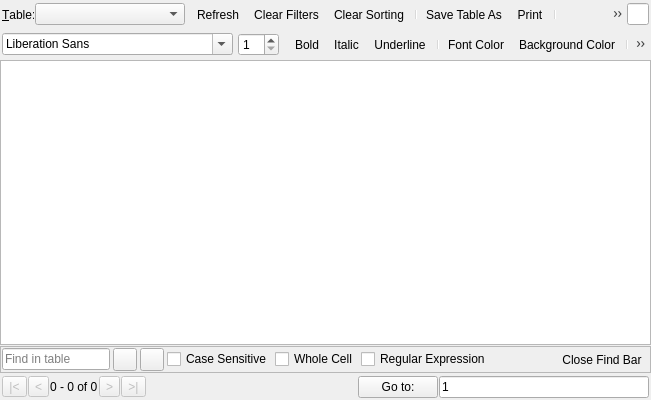
 <widget class="QWidget" name="TableBrowser">
  <property name="geometry">
   <rect>
    <x>0</x>
    <y>0</y>
    <width>651</width>
    <height>400</height>
   </rect>
  </property>
  <property name="windowTitle">
   <string>Browse Data</string>
  </property>
  <layout class="QVBoxLayout" name="verticalLayout_2">
   <property name="spacing">
    <number>1</number>
   </property>
   <property name="leftMargin">
    <number>0</number>
   </property>
   <property name="topMargin">
    <number>0</number>
   </property>
   <property name="rightMargin">
    <number>0</number>
   </property>
   <property name="bottomMargin">
    <number>0</number>
   </property>
   <item>
    <layout class="QHBoxLayout" name="horizontalLayout">
     <property name="leftMargin">
      <number>2</number>
     </property>
     <property name="rightMargin">
      <number>2</number>
     </property>
     <item>
      <widget class="QLabel" name="label">
       <property name="text">
        <string>&amp;Table:</string>
       </property>
       <property name="buddy">
        <cstring>comboBrowseTable</cstring>
       </property>
      </widget>
     </item>
     <item>
      <widget class="QComboBox" name="comboBrowseTable">
       <property name="minimumSize">
        <size>
         <width>150</width>
         <height>0</height>
        </size>
       </property>
       <property name="toolTip">
        <string>Select a table to browse data</string>
       </property>
       <property name="whatsThis">
        <string>Use this list to select a table to be displayed in the database view</string>
       </property>
       <property name="maxVisibleItems">
        <number>30</number>
       </property>
       <property name="sizeAdjustPolicy">
        <enum>QComboBox::AdjustToContents</enum>
       </property>
      </widget>
     </item>
     <item>
      <widget class="QToolBar" name="browseToolbar">
       <property name="toolButtonStyle">
        <enum>Qt::ToolButtonIconOnly</enum>
       </property>
       <addaction name="actionRefresh"/>
       <addaction name="actionClearFilters"/>
       <addaction name="actionClearSorting"/>
       <addaction name="separator"/>
       <addaction name="actionSaveFilterAsPopup"/>
       <addaction name="actionPrintTable"/>
       <addaction name="separator"/>
       <addaction name="actionNewRecord"/>
       <addaction name="actionDeleteRecord"/>
       <addaction name="separator"/>
       <addaction name="actionToggleFormatToolbar"/>
       <addaction name="actionFind"/>
      </widget>
     </item>
     <item>
      <widget class="FilterLineEdit" name="editGlobalFilter"/>
     </item>
     <item>
      <spacer name="horizontalSpacer">
       <property name="orientation">
        <enum>Qt::Horizontal</enum>
       </property>
       <property name="sizeType">
        <enum>QSizePolicy::MinimumExpanding</enum>
       </property>
       <property name="sizeHint" stdset="0">
        <size>
         <width>0</width>
         <height>20</height>
        </size>
       </property>
      </spacer>
     </item>
    </layout>
   </item>
   <item>
    <widget class="QFrame" name="formatFrame">
     <layout class="QHBoxLayout" name="horizontalLayoutFormat">
      <property name="spacing">
       <number>5</number>
      </property>
      <property name="leftMargin">
       <number>2</number>
      </property>
      <property name="topMargin">
       <number>0</number>
      </property>
      <property name="rightMargin">
       <number>2</number>
      </property>
      <property name="bottomMargin">
       <number>0</number>
      </property>
      <item>
       <widget class="QFontComboBox" name="fontComboBox"/>
      </item>
      <item>
       <widget class="QSpinBox" name="fontSizeBox">
        <property name="maximumSize">
         <size>
          <width>50</width>
          <height>16777215</height>
         </size>
        </property>
        <property name="minimum">
         <number>1</number>
        </property>
       </widget>
      </item>
      <item>
       <widget class="QToolBar" name="formatToolbar">
        <property name="toolButtonStyle">
         <enum>Qt::ToolButtonIconOnly</enum>
        </property>
        <addaction name="actionBold"/>
        <addaction name="actionItalic"/>
        <addaction name="actionUnderline"/>
        <addaction name="separator"/>
        <addaction name="actionFontColor"/>
        <addaction name="actionBackgroundColor"/>
        <addaction name="separator"/>
        <addaction name="actionLeftAlign"/>
        <addaction name="actionCenter"/>
        <addaction name="actionRightAlign"/>
        <addaction name="actionJustify"/>
        <addaction name="separator"/>
        <addaction name="actionEditCondFormats"/>
        <addaction name="actionClearFormat"/>
       </widget>
      </item>
     </layout>
    </widget>
   </item>
   <item>
    <widget class="ExtendedTableWidget" name="dataTable">
     <property name="acceptDrops">
      <bool>true</bool>
     </property>
     <property name="whatsThis">
      <string>This is the database table view. You can do the following actions:
 - Start writing for editing inline the value.
 - Double-click any record to edit its contents in the cell editor window.
 - Alt+Del for deleting the cell content to NULL.
 - Ctrl+&quot; for duplicating the current record.
 - Ctrl+' for copying the value from the cell above.
 - Standard selection and copy/paste operations.</string>
     </property>
     <property name="editTriggers">
      <set>QAbstractItemView::NoEditTriggers</set>
     </property>
     <property name="dragDropMode">
      <enum>QAbstractItemView::DragDrop</enum>
     </property>
     <property name="defaultDropAction">
      <enum>Qt::CopyAction</enum>
     </property>
     <property name="selectionMode">
      <enum>QAbstractItemView::ContiguousSelection</enum>
     </property>
    </widget>
   </item>
   <item>
    <widget class="QFrame" name="frameFind">
     <property name="maximumSize">
      <size>
       <width>16777215</width>
       <height>31</height>
      </size>
     </property>
     <property name="frameShape">
      <enum>QFrame::StyledPanel</enum>
     </property>
     <property name="frameShadow">
      <enum>QFrame::Raised</enum>
     </property>
     <layout class="QGridLayout">
      <property name="leftMargin">
       <number>1</number>
      </property>
      <property name="topMargin">
       <number>1</number>
      </property>
      <property name="rightMargin">
       <number>1</number>
      </property>
      <property name="bottomMargin">
       <number>1</number>
      </property>
      <property name="spacing">
       <number>3</number>
      </property>
      <item row="0" column="2">
       <widget class="QToolButton" name="buttonFindNext">
        <property name="toolTip">
         <string>Find next match [Enter, F3]</string>
        </property>
        <property name="whatsThis">
         <string>Find next match with wrapping</string>
        </property>
        <property name="icon">
         <iconset resource="icons/icons.qrc">
          <normaloff>:/icons/down</normaloff>:/icons/down</iconset>
        </property>
        <property name="shortcut">
         <string>F3</string>
        </property>
       </widget>
      </item>
      <item row="0" column="1">
       <widget class="QToolButton" name="buttonFindPrevious">
        <property name="toolTip">
         <string>Find previous match [Shift+F3]</string>
        </property>
        <property name="whatsThis">
         <string>Find previous match with mapping</string>
        </property>
        <property name="icon">
         <iconset resource="icons/icons.qrc">
          <normaloff>:/icons/up</normaloff>:/icons/up</iconset>
        </property>
        <property name="shortcut">
         <string>Shift+F3</string>
        </property>
       </widget>
      </item>
      <item row="0" column="5">
       <widget class="QCheckBox" name="checkFindRegEx">
        <property name="toolTip">
         <string>Interpret search pattern as a regular expression</string>
        </property>
        <property name="whatsThis">
         <string>&lt;html&gt;&lt;head/&gt;&lt;body&gt;&lt;p&gt;When checked, the pattern to find is interpreted as a UNIX regular expression. See &lt;a href=&quot;https://en.wikibooks.org/wiki/Regular_Expressions&quot;&gt;Regular Expression in Wikibooks&lt;/a&gt;.&lt;/p&gt;&lt;/body&gt;&lt;/html&gt;</string>
        </property>
        <property name="text">
         <string>Regular Expression</string>
        </property>
       </widget>
      </item>
      <item row="0" column="4">
       <widget class="QCheckBox" name="checkFindWholeCell">
        <property name="whatsThis">
         <string>The found pattern must be a whole word</string>
        </property>
        <property name="text">
         <string>Whole Cell</string>
        </property>
       </widget>
      </item>
      <item row="0" column="0">
       <widget class="QLineEdit" name="editFindExpression">
        <property name="contextMenuPolicy">
         <enum>Qt::DefaultContextMenu</enum>
        </property>
        <property name="whatsThis">
         <string>Text pattern to find considering the checks in this frame</string>
        </property>
        <property name="placeholderText">
         <string>Find in table</string>
        </property>
        <property name="clearButtonEnabled">
         <bool>true</bool>
        </property>
       </widget>
      </item>
      <item row="0" column="8">
       <widget class="QToolButton" name="buttonFindClose">
        <property name="toolTip">
         <string>Close Find Bar</string>
        </property>
        <property name="text">
         <string>Close Find Bar</string>
        </property>
        <property name="icon">
         <iconset resource="icons/icons.qrc">
          <normaloff>:/icons/close</normaloff>:/icons/close</iconset>
        </property>
        <property name="autoRaise">
         <bool>true</bool>
        </property>
       </widget>
      </item>
      <item row="0" column="6">
       <spacer name="horizontalSpacer_1">
        <property name="orientation">
         <enum>Qt::Horizontal</enum>
        </property>
        <property name="sizeHint" stdset="0">
         <size>
          <width>40</width>
          <height>20</height>
         </size>
        </property>
       </spacer>
      </item>
      <item row="0" column="3">
       <widget class="QCheckBox" name="checkFindCaseSensitive">
        <property name="whatsThis">
         <string>The found pattern must match in letter case</string>
        </property>
        <property name="text">
         <string>Case Sensitive</string>
        </property>
       </widget>
      </item>
     </layout>
    </widget>
   </item>
   <item>
    <layout class="QHBoxLayout" name="horizontalLayout_2">
     <property name="leftMargin">
      <number>2</number>
     </property>
     <property name="topMargin">
      <number>2</number>
     </property>
     <property name="rightMargin">
      <number>2</number>
     </property>
     <property name="bottomMargin">
      <number>2</number>
     </property>
     <item>
      <widget class="QToolButton" name="buttonBegin">
       <property name="enabled">
        <bool>false</bool>
       </property>
       <property name="toolTip">
        <string>&lt;html&gt;&lt;head/&gt;&lt;body&gt;&lt;p&gt;Scroll to the beginning&lt;/p&gt;&lt;/body&gt;&lt;/html&gt;</string>
       </property>
       <property name="whatsThis">
        <string>&lt;html&gt;&lt;head/&gt;&lt;body&gt;&lt;p&gt;Clicking this button navigates to the beginning in the table view above.&lt;/p&gt;&lt;/body&gt;&lt;/html&gt;</string>
       </property>
       <property name="text">
        <string>|&lt;</string>
       </property>
       <property name="icon">
        <iconset resource="icons/icons.qrc">
         <normaloff>:/icons/resultset_first.png</normaloff>:/icons/resultset_first.png</iconset>
       </property>
      </widget>
     </item>
     <item>
      <widget class="QToolButton" name="buttonPrevious">
       <property name="enabled">
        <bool>false</bool>
       </property>
       <property name="toolTip">
        <string>Scroll one page upwards</string>
       </property>
       <property name="whatsThis">
        <string>&lt;html&gt;&lt;head/&gt;&lt;body&gt;&lt;p&gt;Clicking this button navigates one page of records upwards in the table view above.&lt;/p&gt;&lt;/body&gt;&lt;/html&gt;</string>
       </property>
       <property name="text">
        <string>&lt;</string>
       </property>
       <property name="icon">
        <iconset resource="icons/icons.qrc">
         <normaloff>:/icons/resultset_previous.png</normaloff>:/icons/resultset_previous.png</iconset>
       </property>
      </widget>
     </item>
     <item>
      <widget class="QLabel" name="labelRecordset">
       <property name="text">
        <string>0 - 0 of 0</string>
       </property>
      </widget>
     </item>
     <item>
      <widget class="QToolButton" name="buttonNext">
       <property name="enabled">
        <bool>false</bool>
       </property>
       <property name="toolTip">
        <string>Scroll one page downwards</string>
       </property>
       <property name="whatsThis">
        <string>&lt;html&gt;&lt;head/&gt;&lt;body&gt;&lt;p&gt;Clicking this button navigates one page of records downwards in the table view above.&lt;/p&gt;&lt;/body&gt;&lt;/html&gt;</string>
       </property>
       <property name="text">
        <string>&gt;</string>
       </property>
       <property name="icon">
        <iconset resource="icons/icons.qrc">
         <normaloff>:/icons/run</normaloff>:/icons/run</iconset>
       </property>
      </widget>
     </item>
     <item>
      <widget class="QToolButton" name="buttonEnd">
       <property name="enabled">
        <bool>false</bool>
       </property>
       <property name="toolTip">
        <string>Scroll to the end</string>
       </property>
       <property name="whatsThis">
        <string>&lt;html&gt;&lt;head/&gt;&lt;body&gt;&lt;p&gt;&amp;lt;html&amp;gt;&amp;lt;head/&amp;gt;&amp;lt;body&amp;gt;&amp;lt;p&amp;gt;Clicking this button navigates up to the end in the table view above.&amp;lt;/p&amp;gt;&amp;lt;/body&amp;gt;&amp;lt;/html&amp;gt;&lt;/p&gt;&lt;/body&gt;&lt;/html&gt;</string>
       </property>
       <property name="text">
        <string>&gt;|</string>
       </property>
       <property name="icon">
        <iconset resource="icons/icons.qrc">
         <normaloff>:/icons/run_line</normaloff>:/icons/run_line</iconset>
       </property>
      </widget>
     </item>
     <item>
      <spacer name="horizontalSpacer_2">
       <property name="orientation">
        <enum>Qt::Horizontal</enum>
       </property>
       <property name="sizeHint" stdset="0">
        <size>
         <width>40</width>
         <height>20</height>
        </size>
       </property>
      </spacer>
     </item>
     <item>
      <widget class="QPushButton" name="buttonGoto">
       <property name="toolTip">
        <string>&lt;html&gt;&lt;head/&gt;&lt;body&gt;&lt;p&gt;Click here to jump to the specified record&lt;/p&gt;&lt;/body&gt;&lt;/html&gt;</string>
       </property>
       <property name="whatsThis">
        <string>&lt;html&gt;&lt;head/&gt;&lt;body&gt;&lt;p&gt;This button is used to navigate to the record number specified in the Go to area.&lt;/p&gt;&lt;/body&gt;&lt;/html&gt;</string>
       </property>
       <property name="text">
        <string>Go to:</string>
       </property>
      </widget>
     </item>
     <item>
      <widget class="QLineEdit" name="editGoto">
       <property name="toolTip">
        <string>Enter record number to browse</string>
       </property>
       <property name="whatsThis">
        <string>Type a record number in this area and click the Go to: button to display the record in the database view</string>
       </property>
       <property name="text">
        <string>1</string>
       </property>
      </widget>
     </item>
    </layout>
   </item>
  </layout>
  <action name="actionShowRowidColumn">
   <property name="checkable">
    <bool>true</bool>
   </property>
   <property name="text">
    <string>Show rowid column</string>
   </property>
   <property name="toolTip">
    <string>Toggle the visibility of the rowid column</string>
   </property>
  </action>
  <action name="actionUnlockViewEditing">
   <property name="checkable">
    <bool>true</bool>
   </property>
   <property name="text">
    <string>Unlock view editing</string>
   </property>
   <property name="toolTip">
    <string>This unlocks the current view for editing. However, you will need appropriate triggers for editing.</string>
   </property>
  </action>
  <action name="actionBrowseTableEditDisplayFormat">
   <property name="text">
    <string>Edit display format</string>
   </property>
   <property name="toolTip">
    <string>Edit the display format of the data in this column</string>
   </property>
  </action>
  <action name="actionNewRecord">
   <property name="icon">
    <iconset resource="icons/icons.qrc">
     <normaloff>:/icons/add_record</normaloff>:/icons/add_record</iconset>
   </property>
   <property name="text">
    <string>New Record</string>
   </property>
   <property name="toolTip">
    <string>Insert a new record in the current table</string>
   </property>
   <property name="statusTip">
    <string>Insert a new record in the current table</string>
   </property>
   <property name="whatsThis">
    <string>&lt;html&gt;&lt;head/&gt;&lt;body&gt;&lt;p&gt;This button creates a new record in the database. Hold the mouse button to open a pop-up menu of different options:&lt;/p&gt;&lt;ul&gt;&lt;li&gt;&lt;span style=&quot; font-weight:600;&quot;&gt;New Record&lt;/span&gt;: insert a new record with default values in the database.&lt;/li&gt;&lt;li&gt;&lt;span style=&quot; font-weight:600;&quot;&gt;Insert Values...&lt;/span&gt;: open a dialog for entering values before they are inserted in the database. This allows to enter values acomplishing the different constraints. This dialog is also open if the &lt;span style=&quot; font-weight:600;&quot;&gt;New Record&lt;/span&gt; option fails due to these constraints.&lt;/li&gt;&lt;/ul&gt;&lt;/body&gt;&lt;/html&gt;</string>
   </property>
  </action>
  <action name="actionDeleteRecord">
   <property name="icon">
    <iconset resource="icons/icons.qrc">
     <normaloff>:/icons/delete_record</normaloff>:/icons/delete_record</iconset>
   </property>
   <property name="text">
    <string>Delete Record</string>
   </property>
   <property name="toolTip">
    <string>Delete the current record</string>
   </property>
   <property name="statusTip">
    <string>This button deletes the record or records currently selected in the table</string>
   </property>
   <property name="whatsThis">
    <string>This button deletes the record or records currently selected in the table</string>
   </property>
  </action>
  <action name="newRecordAction">
   <property name="icon">
    <iconset resource="icons/icons.qrc">
     <normaloff>:/icons/add_record</normaloff>:/icons/add_record</iconset>
   </property>
   <property name="text">
    <string>New Record</string>
   </property>
   <property name="toolTip">
    <string>Insert new record using default values in browsed table</string>
   </property>
   <property name="statusTip">
    <string>Insert new record using default values in browsed table</string>
   </property>
  </action>
  <action name="insertValuesAction">
   <property name="text">
    <string>Insert Values...</string>
   </property>
   <property name="toolTip">
    <string>Open a dialog for inserting values in a new record</string>
   </property>
   <property name="statusTip">
    <string>Open a dialog for inserting values in a new record</string>
   </property>
  </action>
  <action name="actionFilteredTableExportCsv">
   <property name="text">
    <string>Export to &amp;CSV</string>
   </property>
   <property name="toolTip">
    <string>Export the filtered data to CSV</string>
   </property>
   <property name="statusTip">
    <string>Export the filtered data to CSV</string>
   </property>
   <property name="whatsThis">
    <string>This button exports the data of the browsed table as currently displayed (after filters, display formats and order column) as a CSV file.</string>
   </property>
  </action>
  <action name="actionFilterSaveAsView">
   <property name="text">
    <string>Save as &amp;view</string>
   </property>
   <property name="toolTip">
    <string>Save the current filter, sort column and display formats as a view</string>
   </property>
   <property name="statusTip">
    <string>Save the current filter, sort column and display formats as a view</string>
   </property>
   <property name="whatsThis">
    <string>This button saves the current setting of the browsed table (filters, display formats and order column) as an SQL view that you can later browse or use in SQL statements.</string>
   </property>
  </action>
  <action name="actionSaveFilterAsPopup">
   <property name="icon">
    <iconset resource="icons/icons.qrc">
     <normaloff>:/icons/save_table</normaloff>:/icons/save_table</iconset>
   </property>
   <property name="text">
    <string>Save Table As...</string>
   </property>
   <property name="toolTip">
    <string>Save the table as currently displayed</string>
   </property>
   <property name="statusTip">
    <string>Save the table as currently displayed</string>
   </property>
   <property name="whatsThis">
    <string>&lt;html&gt;&lt;head/&gt;&lt;body&gt;&lt;p&gt;This popup menu provides the following options applying to the currently browsed and filtered table:&lt;/p&gt;&lt;ul style=&quot;margin-top: 0px; margin-bottom: 0px; margin-left: 0px; margin-right: 0px; -qt-list-indent: 1;&quot;&gt;&lt;li style=&quot; margin-top:12px; margin-bottom:12px; margin-left:0px; margin-right:0px; -qt-block-indent:0; text-indent:0px;&quot;&gt;Export to CSV: this option exports the data of the browsed table as currently displayed (after filters, display formats and order column) to a CSV file.&lt;/li&gt;&lt;li style=&quot; margin-top:12px; margin-bottom:12px; margin-left:0px; margin-right:0px; -qt-block-indent:0; text-indent:0px;&quot;&gt;Save as view: this option saves the current setting of the browsed table (filters, display formats and order column) as an SQL view that you can later browse or use in SQL statements.&lt;/li&gt;&lt;/ul&gt;&lt;/body&gt;&lt;/html&gt;</string>
   </property>
  </action>
  <action name="actionHideColumns">
   <property name="text">
    <string>Hide column(s)</string>
   </property>
   <property name="toolTip">
    <string>Hide selected column(s)</string>
   </property>
  </action>
  <action name="actionShowAllColumns">
   <property name="text">
    <string>Show all columns</string>
   </property>
   <property name="toolTip">
    <string>Show all columns that were hidden</string>
   </property>
  </action>
  <action name="actionSetTableEncoding">
   <property name="text">
    <string>Set encoding</string>
   </property>
   <property name="toolTip">
    <string>Change the encoding of the text in the table cells</string>
   </property>
  </action>
  <action name="actionSetAllTablesEncoding">
   <property name="text">
    <string>Set encoding for all tables</string>
   </property>
   <property name="toolTip">
    <string>Change the default encoding assumed for all tables in the database</string>
   </property>
  </action>
  <action name="actionClearFilters">
   <property name="icon">
    <iconset resource="icons/icons.qrc">
     <normaloff>:/icons/clear_filters</normaloff>:/icons/clear_filters</iconset>
   </property>
   <property name="text">
    <string>Clear Filters</string>
   </property>
   <property name="toolTip">
    <string>Clear all filters</string>
   </property>
   <property name="statusTip">
    <string>This button clears all the filters set in the header input fields for the currently browsed table.</string>
   </property>
   <property name="whatsThis">
    <string>This button clears all the filters set in the header input fields for the currently browsed table.</string>
   </property>
  </action>
  <action name="actionClearSorting">
   <property name="icon">
    <iconset resource="icons/icons.qrc">
     <normaloff>:/icons/clear_sorting</normaloff>:/icons/clear_sorting</iconset>
   </property>
   <property name="text">
    <string>Clear Sorting</string>
   </property>
   <property name="toolTip">
    <string>Reset the order of rows to the default</string>
   </property>
   <property name="statusTip">
    <string>This button clears the sorting columns specified for the currently browsed table and returns to the default order.</string>
   </property>
   <property name="whatsThis">
    <string>This button clears the sorting columns specified for the currently browsed table and returns to the default order.</string>
   </property>
  </action>
  <action name="actionPrintTable">
   <property name="icon">
    <iconset resource="icons/icons.qrc">
     <normaloff>:/icons/print</normaloff>:/icons/print</iconset>
   </property>
   <property name="text">
    <string>Print</string>
   </property>
   <property name="toolTip">
    <string>Print currently browsed table data</string>
   </property>
   <property name="statusTip">
    <string/>
   </property>
   <property name="whatsThis">
    <string>Print currently browsed table data. Print selection if more than one cell is selected.</string>
   </property>
   <property name="shortcut">
    <string>Ctrl+P</string>
   </property>
   <property name="shortcutContext">
    <enum>Qt::WidgetShortcut</enum>
   </property>
  </action>
  <action name="actionRefresh">
   <property name="icon">
    <iconset resource="icons/icons.qrc">
     <normaloff>:/icons/refresh</normaloff>:/icons/refresh</iconset>
   </property>
   <property name="text">
    <string>Refresh</string>
   </property>
   <property name="toolTip">
    <string>Refresh the data in the selected table</string>
   </property>
   <property name="statusTip">
    <string>This button refreshes the data in the currently selected table.</string>
   </property>
   <property name="shortcut">
    <string>F5</string>
   </property>
   <property name="shortcutContext">
    <enum>Qt::WidgetShortcut</enum>
   </property>
  </action>
  <action name="actionFind">
   <property name="checkable">
    <bool>true</bool>
   </property>
   <property name="icon">
    <iconset resource="icons/icons.qrc">
     <normaloff>:/icons/find</normaloff>:/icons/find</iconset>
   </property>
   <property name="text">
    <string>Find in cells</string>
   </property>
   <property name="toolTip">
    <string>Open the find tool bar which allows you to search for values in the table view below.</string>
   </property>
   <property name="shortcut">
    <string>Ctrl+F</string>
   </property>
  </action>
  <action name="actionBold">
   <property name="checkable">
    <bool>true</bool>
   </property>
   <property name="icon">
    <iconset resource="icons/icons.qrc">
     <normaloff>:/icons/text_bold.png</normaloff>:/icons/text_bold.png</iconset>
   </property>
   <property name="text">
    <string>Bold</string>
   </property>
   <property name="toolTip">
    <string>Bold</string>
   </property>
   <property name="shortcut">
    <string>Ctrl+B</string>
   </property>
  </action>
  <action name="actionItalic">
   <property name="checkable">
    <bool>true</bool>
   </property>
   <property name="icon">
    <iconset resource="icons/icons.qrc">
     <normaloff>:/icons/text_italic.png</normaloff>:/icons/text_italic.png</iconset>
   </property>
   <property name="text">
    <string>Italic</string>
   </property>
   <property name="toolTip">
    <string>Italic</string>
   </property>
  </action>
  <action name="actionUnderline">
   <property name="checkable">
    <bool>true</bool>
   </property>
   <property name="icon">
    <iconset resource="icons/icons.qrc">
     <normaloff>:/icons/text_underline.png</normaloff>:/icons/text_underline.png</iconset>
   </property>
   <property name="text">
    <string>Underline</string>
   </property>
   <property name="toolTip">
    <string>Underline</string>
   </property>
   <property name="shortcut">
    <string>Ctrl+U</string>
   </property>
  </action>
  <action name="actionRightAlign">
   <property name="checkable">
    <bool>true</bool>
   </property>
   <property name="icon">
    <iconset resource="icons/icons.qrc">
     <normaloff>:/icons/text_align_right.png</normaloff>:/icons/text_align_right.png</iconset>
   </property>
   <property name="text">
    <string>Align Right</string>
   </property>
   <property name="toolTip">
    <string>Align Right</string>
   </property>
  </action>
  <action name="actionLeftAlign">
   <property name="checkable">
    <bool>true</bool>
   </property>
   <property name="icon">
    <iconset resource="icons/icons.qrc">
     <normaloff>:/icons/text_align_left.png</normaloff>:/icons/text_align_left.png</iconset>
   </property>
   <property name="text">
    <string>Align Left</string>
   </property>
   <property name="toolTip">
    <string>Align Left</string>
   </property>
  </action>
  <action name="actionCenter">
   <property name="checkable">
    <bool>true</bool>
   </property>
   <property name="icon">
    <iconset resource="icons/icons.qrc">
     <normaloff>:/icons/text_align_center.png</normaloff>:/icons/text_align_center.png</iconset>
   </property>
   <property name="text">
    <string>Center Horizontally</string>
   </property>
   <property name="toolTip">
    <string>Center Horizontally</string>
   </property>
  </action>
  <action name="actionJustify">
   <property name="checkable">
    <bool>true</bool>
   </property>
   <property name="icon">
    <iconset resource="icons/icons.qrc">
     <normaloff>:/icons/text_align_justify.png</normaloff>:/icons/text_align_justify.png</iconset>
   </property>
   <property name="text">
    <string>Justify</string>
   </property>
   <property name="toolTip">
    <string>Justify</string>
   </property>
  </action>
  <action name="actionEditCondFormats">
   <property name="icon">
    <iconset resource="icons/icons.qrc">
     <normaloff>:/icons/edit_cond_formats</normaloff>:/icons/edit_cond_formats</iconset>
   </property>
   <property name="text">
    <string>Edit Conditional Formats...</string>
   </property>
   <property name="toolTip">
    <string>Edit Conditional Formats...</string>
   </property>
  </action>
  <action name="actionClearFormat">
   <property name="icon">
    <iconset resource="icons/icons.qrc">
     <normaloff>:/icons/clear_cond_formats</normaloff>:/icons/clear_cond_formats</iconset>
   </property>
   <property name="text">
    <string>Clear Format</string>
   </property>
   <property name="toolTip">
    <string>Clear All Conditional Formats</string>
   </property>
  </action>
  <action name="actionFontColor">
   <property name="icon">
    <iconset resource="icons/icons.qrc">
     <normaloff>:/icons/foreground_color</normaloff>:/icons/foreground_color</iconset>
   </property>
   <property name="text">
    <string>Font Color</string>
   </property>
   <property name="toolTip">
    <string>Font Color</string>
   </property>
  </action>
  <action name="actionBackgroundColor">
   <property name="icon">
    <iconset resource="icons/icons.qrc">
     <normaloff>:/icons/background_color</normaloff>:/icons/background_color</iconset>
   </property>
   <property name="text">
    <string>Background Color</string>
   </property>
   <property name="toolTip">
    <string>Background Color</string>
   </property>
  </action>
  <action name="actionToggleFormatToolbar">
   <property name="checkable">
    <bool>true</bool>
   </property>
   <property name="icon">
    <iconset resource="icons/icons.qrc">
     <normaloff>:/icons/cond_formats</normaloff>:/icons/cond_formats</iconset>
   </property>
   <property name="text">
    <string>Toggle Format Toolbar</string>
   </property>
   <property name="toolTip">
    <string>Show/hide format toolbar</string>
   </property>
   <property name="statusTip">
    <string>This button shows or hides the formatting toolbar of the Data Browser</string>
   </property>
   <property name="whatsThis">
    <string>This button shows or hides the formatting toolbar of the Data Browser</string>
   </property>
  </action>
 </widget>
